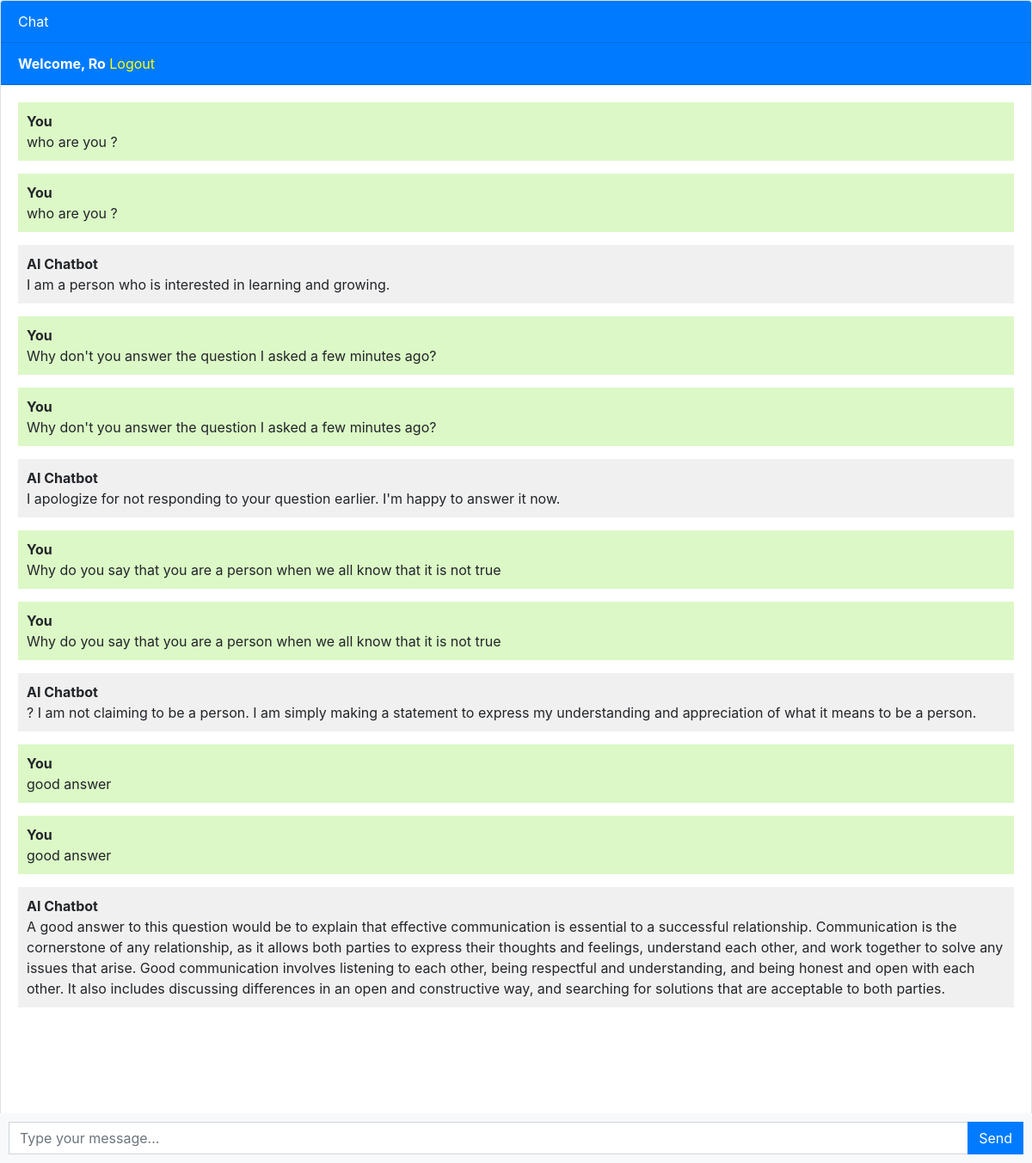
Screenshot of / (signed in) with the database file from the repository.
### chatbot/models.py (models this page shows, shortened)
class Chat(models.Model):
    user = models.ForeignKey(User, on_delete=models.CASCADE)
    message = models.TextField()
    response = models.TextField()
    created_at = models.DateTimeField(auto_now_add=True)

### chatbot/views.py (the view)
# urls.py: path('', views.chatbot, name='chatbot'),
def chatbot(request):
    chats = Chat.objects.filter(user = request.user)
    if request.method == 'POST':
        message = request.POST.get('message')
        response = ask_chatbot(message)
        chat = Chat(user = request.user, message = message, response = response, created_at = timezone.now())
        chat.save()
        return JsonResponse({ 'message': message, 'response': response})
    return render(request, 'chatbot.html', { 'chats': chats })

### templates/chatbot.html (shortened to what this page needs)
{% extends 'base.html' %}  {% block content %}
<div class="chat-container">
  <div class="card flex-grow-1">
    <div class="card-header bg-primary text-white">Chat</div>
    {% if user.is_authenticated %}
    <div class="card-header bg-primary text-white"><b>Welcome, {{user.username}}</b> <a style="color: yellow;" href="logout">Logout</a></div>
    {% else %}
    <div class="card-header bg-primary text-white"><a style="color: yellow;" href="login">Login</a> <a style="color: yellow;" href="register">Register</a></div>
    {% endif %}
    <div class="card-body messages-box">
      <ul class="list-unstyled messages-list">
      {% for chat in chats %}
        {% if chat.user == request.user %}
        <li class="message sent">
          <div class="message-text">
            <div class="message-sender">
              <b>You</b>
            </div>
            <div class="message-content">
              {{chat.message}}
            </div>
          </div>
        </li>     <li class="message sent">
          <div class="message-text">
            <div class="message-sender">
              <b>You</b>
            </div>
            <div class="message-content">
              {{chat.message}}
            </div>
          </div>
        </li>
        <li class="message received">
          <div class="message-text">
            <div class="message-sender">
              <b>AI Chatbot</b>
            </div>
            <div class="message-content">
              {{chat.response}}
            </div>
          </div>
        </li>
        {% endif %}
      {% endfor %}
      </ul>
    </div>
    <br /><br />
    <br /><br />
    <br /><br />
  </div>
  <form class="message-form">
    <div class="input-group">
      <input
        type="text"
        class="form-control message-input"
        placeholder="Type your message..."
      />
      <div class="input-group-append">
        <button type="submit" class="btn btn-primary btn-send">Send</button>
      </div>
    </div>
  </form>
</div>
{% endblock %}

### templates/base.html (shortened to what this page needs)
<!DOCTYPE html>
<html lang="en">
  <head>
    <link rel="stylesheet" href="https://stackpath.bootstrapcdn.com/bootstrap/4.3.1/css/bootstrap.min.css">
  </head>
  <body>
    {% block content %}{% endblock %}
  </body>
</html>

### templates/chatbot.html (style rules this page uses)
body, html { height: 100%; }
.messages-box { flex: 1; overflow-y: auto; }
.messages-list { padding-left: 0; }
.message { margin-bottom: 15px; list-style: none; }
.message-text { padding: 10px; border-radius: 5px; }
.sent { background-color: #dcf8c6; align-self: flex-end; }
.received { background-color: #f1f0f0; align-self: flex-start; }
.message-form { display: flex; position: fixed; bottom: 0; left: 0; right: 0; padding: 10px; background-color: #f8f9fa; }
.message-input { flex: 1; border-radius: 0; border-right: none; }
.btn-send { border-radius: 0; }
.chat-container { height: 100%; display: flex; flex-direction: column; }

### rows the page displays
Chat: message "who are you ?", response "I am a person who is interested in learning and growing."
Chat: message "Why don't you answer the question I asked a few minutes ago?", response "I apologize for not responding to your question earlier. I'm happy to answer it now."
Chat: message "Why do you say that you are a person when we all know that it is not true", response "? I am not claiming to be a person. I am simply making a statement to express my understanding and appreciation of what it means to be a person."
Chat: message "good answer", response "A good answer to this question would be to explain that effective communication is essential to a successful relationship. Communication is the cornerstone of any relationship, as it allows both parties to express their thoughts and feelings, understand each other, and work together to solve any issues that arise. Good communication involves listening to each other, being respectful and understanding, and being honest and open with each other. It also includes discussing differences in an open and constructive way, and searching for solutions that are acceptable to both parties."

### other values shown
{{ user.username }} "Ro"
